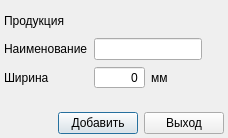
<?xml version="1.0" encoding="UTF-8"?>
<ui version="4.0">
 <class>StockDialog</class>
 <widget class="QDialog" name="StockDialog">
  <property name="geometry">
   <rect>
    <x>0</x>
    <y>0</y>
    <width>228</width>
    <height>138</height>
   </rect>
  </property>
  <property name="minimumSize">
   <size>
    <width>0</width>
    <height>0</height>
   </size>
  </property>
  <property name="maximumSize">
   <size>
    <width>16777215</width>
    <height>16777215</height>
   </size>
  </property>
  <property name="windowTitle">
   <string>Добавить позицию</string>
  </property>
  <layout class="QVBoxLayout" name="verticalLayout_2">
   <property name="leftMargin">
    <number>4</number>
   </property>
   <property name="topMargin">
    <number>10</number>
   </property>
   <property name="rightMargin">
    <number>4</number>
   </property>
   <property name="bottomMargin">
    <number>4</number>
   </property>
   <item>
    <layout class="QGridLayout" name="gridLayout_5">
     <item row="1" column="0">
      <widget class="QLabel" name="label_2">
       <property name="text">
        <string>Наименование</string>
       </property>
      </widget>
     </item>
     <item row="0" column="1" colspan="3">
      <widget class="QFrame" name="frameProduct">
       <property name="minimumSize">
        <size>
         <width>0</width>
         <height>22</height>
        </size>
       </property>
       <property name="frameShape">
        <enum>QFrame::NoFrame</enum>
       </property>
       <property name="frameShadow">
        <enum>QFrame::Raised</enum>
       </property>
       <layout class="QHBoxLayout" name="horizontalLayout">
        <property name="margin">
         <number>0</number>
        </property>
       </layout>
      </widget>
     </item>
     <item row="2" column="0">
      <widget class="QLabel" name="parameterName">
       <property name="text">
        <string>Ширина</string>
       </property>
      </widget>
     </item>
     <item row="0" column="0">
      <widget class="QLabel" name="label_4">
       <property name="text">
        <string>Продукция</string>
       </property>
      </widget>
     </item>
     <item row="2" column="1">
      <widget class="QSpinBox" name="parameter">
       <property name="minimumSize">
        <size>
         <width>0</width>
         <height>0</height>
        </size>
       </property>
       <property name="maximumSize">
        <size>
         <width>80</width>
         <height>16777215</height>
        </size>
       </property>
       <property name="alignment">
        <set>Qt::AlignRight|Qt::AlignTrailing|Qt::AlignVCenter</set>
       </property>
       <property name="buttonSymbols">
        <enum>QAbstractSpinBox::NoButtons</enum>
       </property>
       <property name="maximum">
        <number>999999</number>
       </property>
      </widget>
     </item>
     <item row="2" column="2">
      <widget class="QLabel" name="parameterUnit">
       <property name="text">
        <string>мм</string>
       </property>
      </widget>
     </item>
     <item row="1" column="1" colspan="2">
      <widget class="QLineEdit" name="name">
       <property name="minimumSize">
        <size>
         <width>100</width>
         <height>0</height>
        </size>
       </property>
       <property name="maximumSize">
        <size>
         <width>16777215</width>
         <height>16777215</height>
        </size>
       </property>
      </widget>
     </item>
    </layout>
   </item>
   <item>
    <widget class="QFrame" name="rollFrame">
     <property name="frameShape">
      <enum>QFrame::NoFrame</enum>
     </property>
     <property name="frameShadow">
      <enum>QFrame::Raised</enum>
     </property>
     <layout class="QVBoxLayout" name="verticalLayout">
      <property name="margin">
       <number>0</number>
      </property>
      <item>
       <spacer name="verticalSpacer">
        <property name="orientation">
         <enum>Qt::Vertical</enum>
        </property>
        <property name="sizeHint" stdset="0">
         <size>
          <width>20</width>
          <height>40</height>
         </size>
        </property>
       </spacer>
      </item>
     </layout>
    </widget>
   </item>
   <item>
    <layout class="QHBoxLayout" name="horizontalLayout_2">
     <item>
      <spacer name="horizontalSpacer_2">
       <property name="orientation">
        <enum>Qt::Horizontal</enum>
       </property>
       <property name="sizeHint" stdset="0">
        <size>
         <width>40</width>
         <height>20</height>
        </size>
       </property>
      </spacer>
     </item>
     <item>
      <widget class="QPushButton" name="saveStockButton">
       <property name="text">
        <string>Добавить</string>
       </property>
      </widget>
     </item>
     <item>
      <widget class="QPushButton" name="exitStockButton">
       <property name="text">
        <string>Выход</string>
       </property>
      </widget>
     </item>
    </layout>
   </item>
  </layout>
 </widget>
 <tabstops>
  <tabstop>name</tabstop>
  <tabstop>parameter</tabstop>
  <tabstop>saveStockButton</tabstop>
  <tabstop>exitStockButton</tabstop>
 </tabstops>
 <resources/>
 <connections/>
</ui>
